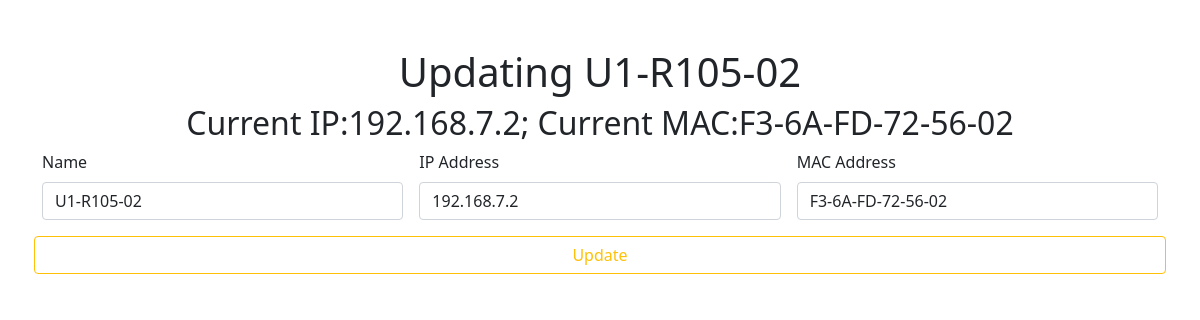
The page /controllers/updatePreview.php?id=17 on the database its author committed.
### tables this page shows
CREATE TABLE `list` (
  `id` int(5) NOT NULL,
  `name` varchar(12) NOT NULL,
  `ip` varchar(15) NOT NULL,
  `mac` varchar(17) NOT NULL
);

### controllers/updatePreview.php (the view, shortened to what this page needs)
<!DOCTYPE html>
<html lang="en">
<head>
  <link href="https://cdn.jsdelivr.net/npm/bootstrap@5.1.3/dist/css/bootstrap.min.css" rel="stylesheet"
>
  <link rel="stylesheet" href="https://cdn.jsdelivr.net/npm/bootstrap-icons@1.3.0/font/bootstrap-icons.css">
</head>
<body>
  <?php
    $load_id = $_GET['id'];
    require_once('dbconn.php');
    $sql = "SELECT name, ip, mac from list where id='$load_id'";
    $result = mysqli_query($conn, $sql);
    while ($row = mysqli_fetch_array($result)){
      $name = $row["name"];
      $ip = $row["ip"];
      $mac = $row["mac"];
    }
?>
  <div class="container">
    <h1 class="text-center mt-5">Updating <?php echo $name;?></h1>
    <h2 class="text-center"><?php echo "Current IP:".$ip."; Current MAC:".$mac?></h2>
    <form class="row g-3" action="update.php?id=<?php echo $load_id;?>" method="POST">
      <div class="col-md-4">
        <label for="inputName" class="form-label">Name</label>
        <input value="<?php echo $name;?>" class="form-control" id="NameId" name="inputName">
      </div>
      <div class="col-md-4">
        <label for="inputIp" class="form-label">IP Address</label>
        <input value="<?php echo $ip;?>" class="form-control" id="IpId" name="inputIp">
      </div>
      <div class="col-md-4">
        <label for="inputMac" class="form-label">MAC Address</label>
        <input value="<?php echo $mac;?>" class="form-control" id="MacId" name="inputMac">
      </div>
      <button type="submit" class="btn btn-outline-warning m-auto mt-3">Update</button>
    </form>
</body>

### rows shown on the page
list: name "U1-R105-02", ip "192.168.7.2", mac "F3-6A-FD-72-56-02", inputName "U1-R105-02", inputIp "192.168.7.2", inputMac "F3-6A-FD-72-56-02"
